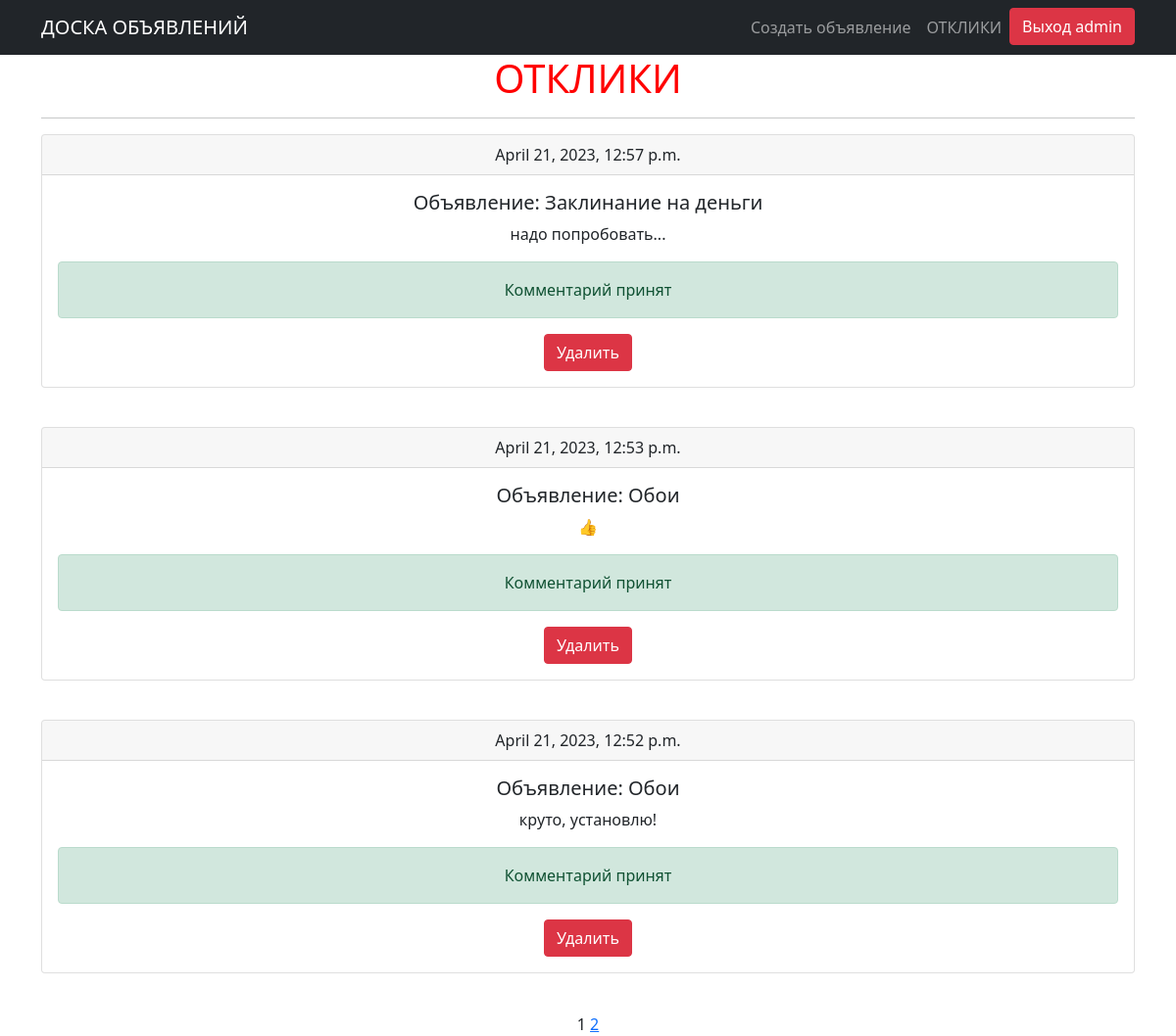
The app's page /ad/user_posts_comments/ (signed in), older data.
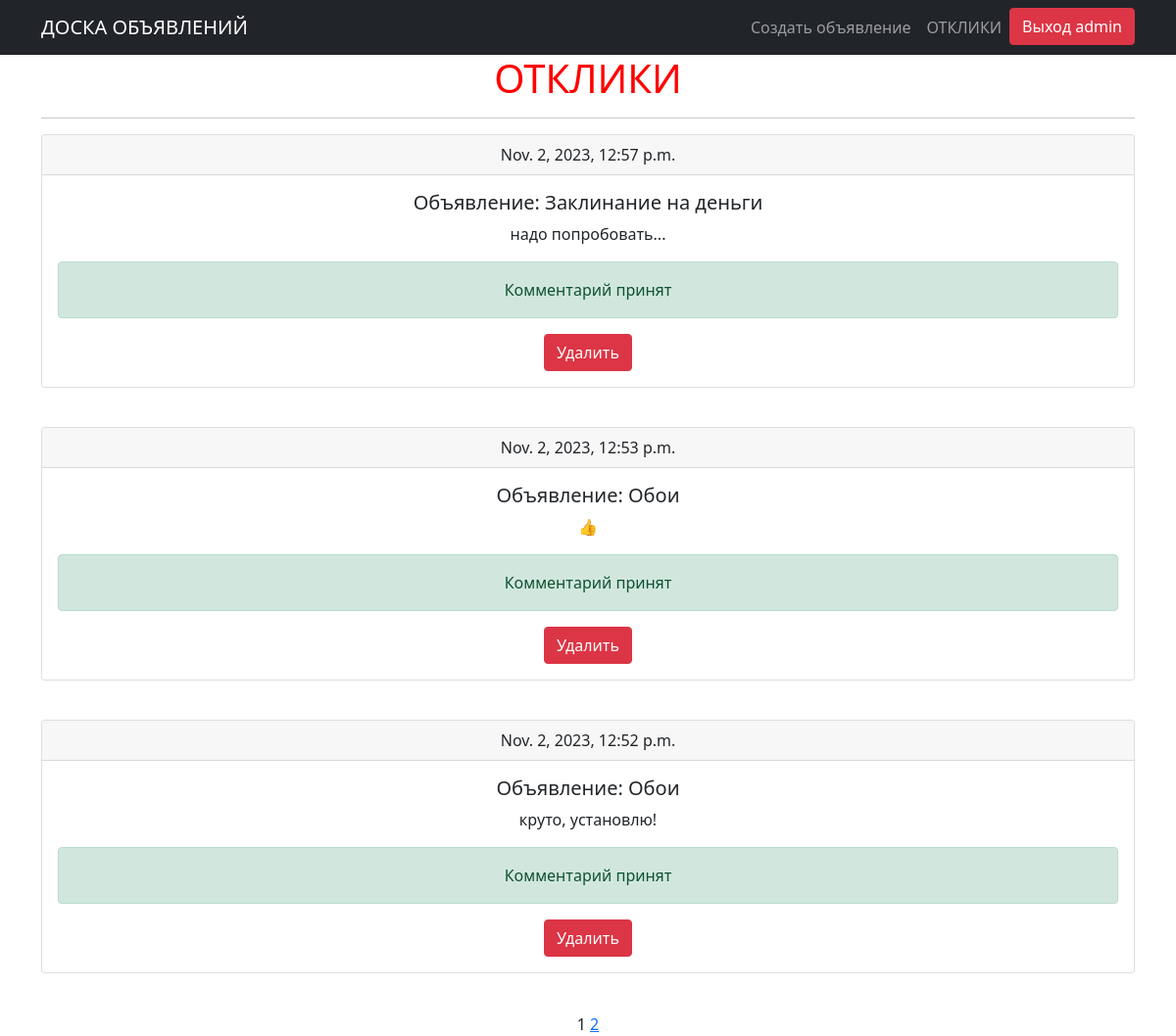
The same page, newer data.
### postboard/models.py (models this page shows, shortened)
class Comments(models.Model):
    ad = models.ForeignKey(Ad, on_delete=models.CASCADE, verbose_name='Объевление', related_name='comments')
    author = models.ForeignKey(User, on_delete=models.CASCADE, verbose_name='Автор комментария')
    time_in = models.DateTimeField(auto_now_add=True)
    text = models.CharField(max_length=64, verbose_name='Текст комментария')
    status = models.BooleanField(verbose_name='Статус', default=False)
    class Meta:
        verbose_name='Комментарий'
        verbose_name_plural = 'Комментарии'

class Ad(models.Model):
    TYPE = (
        ('tanks', 'Танки'),
        ('heals', 'Хилы'),
        ('dd', 'ДД'),
        ('buyers', 'Торговцы'),
        ('gildmasters', 'Гилдмастеры'),
        ('questgivers', 'Квестгиверы'),
        ('farriers', 'Кузнецы'),
        ('tanners', 'Кожевники'),
        ('potionmasters', 'Зельевары'),
        ('charmmasters', 'Мастер заклинаний'),
    )
    author = models.ForeignKey(User, on_delete=models.CASCADE, verbose_name='автор')
    author_id = author.primary_key
    title = models.CharField(max_length=64, verbose_name='заголовок')
    text = RichTextField()
    category = models.CharField(max_length=64, choices=TYPE, default='tank', verbose_name='категория')
    time_in = models.DateTimeField(auto_now_add=True)
    def __str__(self):
        return f'Объявление: {self.title}'
    class Meta:
        verbose_name = 'Объявление'
        verbose_name_plural = 'Объявления'

### postboard/views.py (the view, shortened to what this page needs)
# urls.py: path('user_posts_comments/', UserPostCommentList.as_view(), name='user_posts_comments'),
class UserPostCommentList(LoginRequiredMixin, generic.ListView):
    raise_exception = True
    model = Comments
    template_name = 'user_posts_comments.html'
    context_object_name = 'user_posts_comments'
    paginate_by = 3
    def get_queryset(self):
        queryset = Comments.objects.filter(ad__author=self.request.user).order_by('-time_in').all()
        self.filterset = AdCommentsFilter(self.request.GET, queryset)
        self.filterset.form.fields['ad'].queryset = Ad.objects.filter(author=self.request.user)
        return self.filterset.qs
    def get_context_data(self, **kwargs):
        context = super().get_context_data(**kwargs)
        context['filterset'] = self.filterset
        return context

### templates/user_posts_comments.html (shortened to what this page needs)
{% extends 'flatpages/default.html' %}
{% block content %}
<h1><font color="red">ОТКЛИКИ</font></h1>
<hr>
{%if user_posts_comments%}
{%for i in user_posts_comments%}
<div class="card">
  <div class="card-header">
    {{i.time_in}}
  </div>
  <div class="card-body">
    <h5 class="card-title">{{i.ad}}</h5>
    <p class="card-text">{{i.text}}</p>
      {%if i.status == False%}
    <a class="btn btn-success" href="{% url 'comments_accept' i.id %}" role="button">Принять</a>
      <a class="btn btn-danger" href="{% url 'comments_delete' i.id %}" role="button">Удалить</a>
      {%else%}
      <div class="alert alert-success" role="alert">
          Комментарий принят
      </div>
      <a class="btn btn-danger" href="{% url 'comments_delete' i.id %}" role="button">Удалить</a>
      {%endif%}
  </div>
</div>
<p>&nbsp;</p>
{%endfor%}
{%else%}
<h5><font color="red">Комментарии отсутствуют</font></h5>
{%endif%}
   {{ page_obj.number }}
   {% if page_obj.has_next %}
       <a href="?page={{ page_obj.next_page_number }}">{{ page_obj.next_page_number }}</a>
   {% endif %}
{% endblock content %}

### templates/flatpages/default.html (shortened to what this page needs)
<!DOCTYPE html>
<html lang="en">
    <head>
        {% load static %}
        <link href="{% static 'css/styles.css' %}" rel="stylesheet" />
    </head>
    <body>
        <nav class="navbar navbar-expand-lg navbar-dark bg-dark">
            <div class="container">
                <a class="navbar-brand" href="/ad/">ДОСКА ОБЪЯВЛЕНИЙ</a>
                {% if user.is_authenticated %}
                <div class="collapse navbar-collapse" id="navbarResponsive">
                    <ul class="navbar-nav ms-auto mb-2 mb-lg-0">
                        <li class="nav-item"><a class="nav-link" href="/ad/create/">Создать объявление</a></li>
                        <li class="nav-item"><a class="nav-link" href="/ad/user_posts_comments/">ОТКЛИКИ</a></li>
                        <li><a class="btn btn-danger text-nowrap" href="/accounts/logout/" role="button">Выход {{request.user.username}}</a></li>
                    </ul>
                </div>
                {%endif%}
            </div>
        </nav>
        <div class="container">
            <div class="row">
                <div class="col-lg-12 text-center">
                    {% block content %}{% endblock content %}
                </div>
            </div>
        </div>
    </body>
</html>

Row changes from the older to the newer data that the page shows:
changed Comments "Объявление: Заклинание на деньги": time_in "April 21, 2023, 12:57 p.m." → "Nov. 2, 2023, 12:57 p.m."
changed Comments: time_in "April 21, 2023, 12:53 p.m." → "Nov. 2, 2023, 12:53 p.m."
changed Comments "круто, установлю!": time_in "April 21, 2023, 12:52 p.m." → "Nov. 2, 2023, 12:52 p.m."
